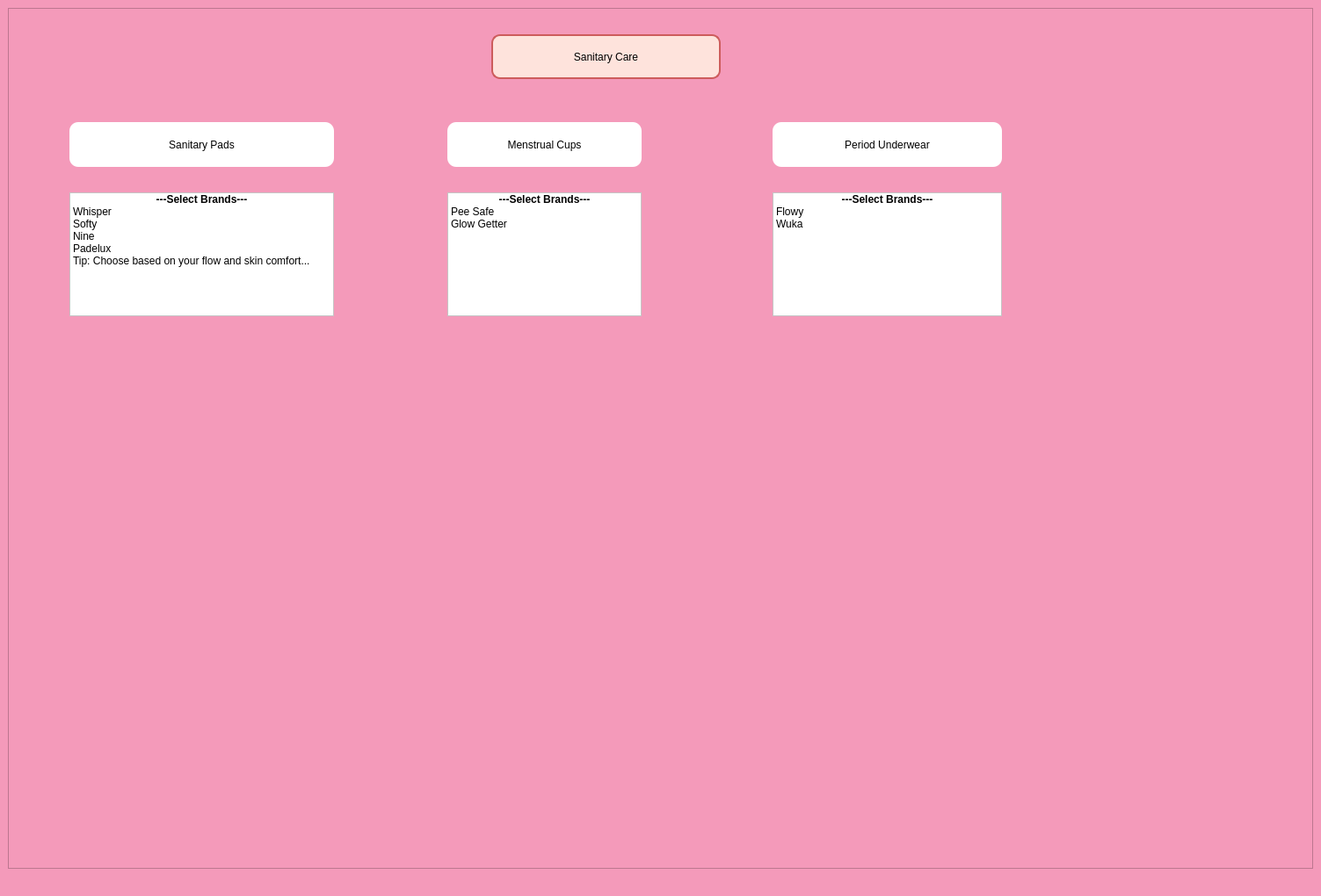
<?xml version="1.0" encoding="UTF-8"?>
<ui version="4.0">
 <class>SanitaryCare</class>
 <widget class="QMainWindow" name="SanitaryCare">
  <property name="windowModality">
   <enum>Qt::WindowModality::WindowModal</enum>
  </property>
  <property name="geometry">
   <rect>
    <x>0</x>
    <y>0</y>
    <width>1503</width>
    <height>1020</height>
   </rect>
  </property>
  <property name="windowTitle">
   <string>SanitaryCare</string>
  </property>
  <property name="styleSheet">
   <string notr="true">background-color: rgb(244, 154, 186);</string>
  </property>
  <widget class="QWidget" name="centralwidget">
   <layout class="QGridLayout" name="gridLayout">
    <item row="0" column="0">
     <widget class="QFrame" name="frame">
      <property name="styleSheet">
       <string notr="true">background-color: rgb(244, 154, 186);</string>
      </property>
      <property name="frameShape">
       <enum>QFrame::Shape::StyledPanel</enum>
      </property>
      <property name="frameShadow">
       <enum>QFrame::Shadow::Raised</enum>
      </property>
      <widget class="QLabel" name="SanitaryCare_title">
       <property name="geometry">
        <rect>
         <x>550</x>
         <y>30</y>
         <width>261</width>
         <height>51</height>
        </rect>
       </property>
       <property name="styleSheet">
        <string notr="true">QLabel{
	background-color: rgb(254, 227, 220);
	font: 18pt &quot;Source Code Pro&quot;;
	border: 2px solid indianred;
    border-radius: 10px;
    padding: 8px 10px;
}
  </string>
       </property>
       <property name="text">
        <string>Sanitary Care</string>
       </property>
       <property name="alignment">
        <set>Qt::AlignmentFlag::AlignCenter</set>
       </property>
      </widget>
      <widget class="QLabel" name="SanitaryPads">
       <property name="geometry">
        <rect>
         <x>70</x>
         <y>130</y>
         <width>301</width>
         <height>51</height>
        </rect>
       </property>
       <property name="styleSheet">
        <string notr="true">QLabel{
	background-color: rgb(255, 255, 255);
	font: 700 12pt &quot;Source Code Pro&quot;;
	border: 2px ;
    border-radius: 10px;
    padding: 4px 5px;
}
</string>
       </property>
       <property name="text">
        <string>Sanitary Pads</string>
       </property>
       <property name="alignment">
        <set>Qt::AlignmentFlag::AlignCenter</set>
       </property>
      </widget>
      <widget class="QLabel" name="MenstrualCups">
       <property name="geometry">
        <rect>
         <x>500</x>
         <y>130</y>
         <width>221</width>
         <height>51</height>
        </rect>
       </property>
       <property name="styleSheet">
        <string notr="true">QLabel{
	background-color: rgb(255, 255, 255);
	font: 700 12pt &quot;Source Code Pro&quot;;
	border: 2px ;
    border-radius: 10px;
    padding: 4px 5px;
}</string>
       </property>
       <property name="text">
        <string>Menstrual Cups</string>
       </property>
       <property name="alignment">
        <set>Qt::AlignmentFlag::AlignCenter</set>
       </property>
      </widget>
      <widget class="QLabel" name="PeriodUnderwear">
       <property name="geometry">
        <rect>
         <x>870</x>
         <y>130</y>
         <width>261</width>
         <height>51</height>
        </rect>
       </property>
       <property name="styleSheet">
        <string notr="true">QLabel{
	background-color: rgb(255, 255, 255);
	font: 700 12pt &quot;Source Code Pro&quot;;
	border: 2px ;
    border-radius: 10px;
    padding: 4px 5px;
}</string>
       </property>
       <property name="text">
        <string>Period Underwear</string>
       </property>
       <property name="alignment">
        <set>Qt::AlignmentFlag::AlignCenter</set>
       </property>
      </widget>
      <widget class="QStackedWidget" name="stackedWidget">
       <property name="geometry">
        <rect>
         <x>70</x>
         <y>370</y>
         <width>331</width>
         <height>341</height>
        </rect>
       </property>
       <property name="styleSheet">
        <string notr="true">background-color: rgb(255, 255, 255);</string>
       </property>
       <property name="currentIndex">
        <number>0</number>
       </property>
       <widget class="QWidget" name="Blank_1">
        <property name="styleSheet">
         <string notr="true">background-color: rgb(244, 154, 186);</string>
        </property>
       </widget>
       <widget class="QWidget" name="widget_1">
        <widget class="QLabel" name="Whisper_title">
         <property name="geometry">
          <rect>
           <x>0</x>
           <y>0</y>
           <width>331</width>
           <height>21</height>
          </rect>
         </property>
         <property name="styleSheet">
          <string notr="true">background-color: white;
border: 1px solid black;
padding: 2px;
</string>
         </property>
         <property name="text">
          <string>Whisper</string>
         </property>
         <property name="alignment">
          <set>Qt::AlignmentFlag::AlignCenter</set>
         </property>
        </widget>
        <widget class="QPlainTextEdit" name="W_text">
         <property name="geometry">
          <rect>
           <x>0</x>
           <y>20</y>
           <width>331</width>
           <height>121</height>
          </rect>
         </property>
         <property name="readOnly">
          <bool>true</bool>
         </property>
         <property name="plainText">
          <string>Whisper is one of the most widely recognized sanitary pad brands in Nepal. It offers various options like Ultra Clean, Bindazzz Nights, and Maxi Fit.

Price Range: NPR 50 to NPR 180+ depending on variant and pack size.

Availability: Easily available in supermarkets like Bhat-Bhateni, local pharmacy.</string>
         </property>
         <property name="centerOnScroll">
          <bool>false</bool>
         </property>
        </widget>
        <widget class="QLabel" name="img_whisper">
         <property name="geometry">
          <rect>
           <x>0</x>
           <y>140</y>
           <width>331</width>
           <height>201</height>
          </rect>
         </property>
         <property name="styleSheet">
          <string notr="true">background-color: white;
border: 1px solid black;
padding: 2px;
</string>
         </property>
         <property name="text">
          <string/>
         </property>
         <property name="pixmap">
          <pixmap resource="sanitary.qrc">:/sanitary_image/Whisper.png</pixmap>
         </property>
         <property name="scaledContents">
          <bool>true</bool>
         </property>
        </widget>
       </widget>
       <widget class="QWidget" name="widget_2">
        <widget class="QLabel" name="Softy_title">
         <property name="geometry">
          <rect>
           <x>0</x>
           <y>0</y>
           <width>331</width>
           <height>21</height>
          </rect>
         </property>
         <property name="styleSheet">
          <string notr="true">background-color: white;
border: 1px solid black;
padding: 2px;
</string>
         </property>
         <property name="text">
          <string>Softy</string>
         </property>
         <property name="alignment">
          <set>Qt::AlignmentFlag::AlignCenter</set>
         </property>
        </widget>
        <widget class="QLabel" name="img_Softy">
         <property name="geometry">
          <rect>
           <x>0</x>
           <y>130</y>
           <width>331</width>
           <height>211</height>
          </rect>
         </property>
         <property name="styleSheet">
          <string notr="true">background-color: white;
border: 1px solid black;
padding: 2px;

</string>
         </property>
         <property name="text">
          <string/>
         </property>
         <property name="pixmap">
          <pixmap resource="sanitary.qrc">:/sanitary_image/Softy.png</pixmap>
         </property>
         <property name="scaledContents">
          <bool>true</bool>
         </property>
        </widget>
        <widget class="QPlainTextEdit" name="plainTextEdit_5">
         <property name="geometry">
          <rect>
           <x>0</x>
           <y>20</y>
           <width>331</width>
           <height>121</height>
          </rect>
         </property>
         <property name="readOnly">
          <bool>true</bool>
         </property>
         <property name="plainText">
          <string>Softy is a budget-friendly sanitary pad brand locally manufactured in Nepal. It’s known for its affordability and decent absorbency for daily use.

Price Range: NPR 60 to NPR 100+ depending on pack size.

Availability: Commonly found in local medical stores, supermarkets.</string>
         </property>
        </widget>
       </widget>
       <widget class="QWidget" name="widget_3">
        <widget class="QLabel" name="Nine">
         <property name="geometry">
          <rect>
           <x>0</x>
           <y>0</y>
           <width>331</width>
           <height>21</height>
          </rect>
         </property>
         <property name="styleSheet">
          <string notr="true">background-color: white;
border: 1px solid black;
padding: 2px;
</string>
         </property>
         <property name="text">
          <string>Nine</string>
         </property>
         <property name="alignment">
          <set>Qt::AlignmentFlag::AlignCenter</set>
         </property>
        </widget>
        <widget class="QPlainTextEdit" name="plainTextEdit_6">
         <property name="geometry">
          <rect>
           <x>0</x>
           <y>20</y>
           <width>331</width>
           <height>121</height>
          </rect>
         </property>
         <property name="readOnly">
          <bool>true</bool>
         </property>
         <property name="plainText">
          <string>Nine is a premium organic sanitary pad brand focused on eco-friendliness and comfort. Made with biodegradable materials, it's gentle on sensitive skin sustainable choice for your period. It provides free biodegradable bags.

Price Range: NPR 100 to NPR 300 depending on the variety and packs.

Availability: They are available in supermarkets.</string>
         </property>
        </widget>
        <widget class="QLabel" name="img_nine">
         <property name="geometry">
          <rect>
           <x>0</x>
           <y>140</y>
           <width>331</width>
           <height>201</height>
          </rect>
         </property>
         <property name="styleSheet">
          <string notr="true">background-color: white;
border: 1px solid black;
padding: 2px;

</string>
         </property>
         <property name="text">
          <string/>
         </property>
         <property name="pixmap">
          <pixmap resource="sanitary.qrc">:/sanitary_image/Nine.png</pixmap>
         </property>
         <property name="scaledContents">
          <bool>true</bool>
         </property>
        </widget>
       </widget>
       <widget class="QWidget" name="widget_4">
        <widget class="QLabel" name="Padelux">
         <property name="geometry">
          <rect>
           <x>0</x>
           <y>0</y>
           <width>331</width>
           <height>21</height>
          </rect>
         </property>
         <property name="styleSheet">
          <string notr="true">background-color: white;
border: 1px solid black;
padding: 2px;
</string>
         </property>
         <property name="text">
          <string>Padelux</string>
         </property>
         <property name="alignment">
          <set>Qt::AlignmentFlag::AlignCenter</set>
         </property>
        </widget>
        <widget class="QLabel" name="img_padelux">
         <property name="geometry">
          <rect>
           <x>0</x>
           <y>140</y>
           <width>331</width>
           <height>201</height>
          </rect>
         </property>
         <property name="styleSheet">
          <string notr="true">background-color: white;
border: 1px solid black;
padding: 2px;
</string>
         </property>
         <property name="text">
          <string/>
         </property>
         <property name="pixmap">
          <pixmap resource="sanitary.qrc">:/sanitary_image/paddelux.png</pixmap>
         </property>
         <property name="scaledContents">
          <bool>true</bool>
         </property>
        </widget>
        <widget class="QPlainTextEdit" name="plainTextEdit_padelux">
         <property name="geometry">
          <rect>
           <x>0</x>
           <y>20</y>
           <width>331</width>
           <height>121</height>
          </rect>
         </property>
         <property name="readOnly">
          <bool>true</bool>
         </property>
         <property name="plainText">
          <string>Padelux is a relatively newer brand in the Nepali market, offering pads with wings and comfortable cotton feel.

Price Range: NPR 40 to NPR 150+ depending on type and packs.

Availability: Found in local shops, supermarkets. </string>
         </property>
        </widget>
        <zorder>Padelux</zorder>
        <zorder>plainTextEdit_padelux</zorder>
        <zorder>img_padelux</zorder>
       </widget>
      </widget>
      <widget class="QListWidget" name="listWidget_Pads">
       <property name="geometry">
        <rect>
         <x>70</x>
         <y>210</y>
         <width>301</width>
         <height>141</height>
        </rect>
       </property>
       <property name="styleSheet">
        <string notr="true">background-color: rgb(255, 255, 255);</string>
       </property>
       <item>
        <property name="text">
         <string>---Select Brands---</string>
        </property>
        <property name="font">
         <font>
          <bold>true</bold>
         </font>
        </property>
        <property name="textAlignment">
         <set>AlignCenter</set>
        </property>
       </item>
       <item>
        <property name="text">
         <string>Whisper</string>
        </property>
        <property name="icon">
         <iconset theme="QIcon::ThemeIcon::MediaRecord"/>
        </property>
       </item>
       <item>
        <property name="text">
         <string>Softy</string>
        </property>
        <property name="icon">
         <iconset theme="QIcon::ThemeIcon::MediaRecord"/>
        </property>
       </item>
       <item>
        <property name="text">
         <string>Nine</string>
        </property>
        <property name="icon">
         <iconset theme="QIcon::ThemeIcon::MediaRecord"/>
        </property>
       </item>
       <item>
        <property name="text">
         <string>Padelux</string>
        </property>
        <property name="icon">
         <iconset theme="QIcon::ThemeIcon::MediaRecord"/>
        </property>
       </item>
       <item>
        <property name="text">
         <string>Tip: Choose based on your flow and skin comfort...
</string>
        </property>
       </item>
      </widget>
      <widget class="QListWidget" name="listWidget_MenstrualCup">
       <property name="geometry">
        <rect>
         <x>500</x>
         <y>210</y>
         <width>221</width>
         <height>141</height>
        </rect>
       </property>
       <property name="styleSheet">
        <string notr="true">background-color: rgb(255, 255, 255);</string>
       </property>
       <item>
        <property name="text">
         <string>---Select Brands---</string>
        </property>
        <property name="font">
         <font>
          <bold>true</bold>
         </font>
        </property>
        <property name="textAlignment">
         <set>AlignCenter</set>
        </property>
       </item>
       <item>
        <property name="text">
         <string>Pee Safe</string>
        </property>
        <property name="icon">
         <iconset theme="QIcon::ThemeIcon::MediaRecord"/>
        </property>
       </item>
       <item>
        <property name="text">
         <string>Glow Getter</string>
        </property>
        <property name="icon">
         <iconset theme="QIcon::ThemeIcon::MediaRecord"/>
        </property>
       </item>
      </widget>
      <widget class="QStackedWidget" name="stackedWidget_2">
       <property name="geometry">
        <rect>
         <x>500</x>
         <y>370</y>
         <width>221</width>
         <height>211</height>
        </rect>
       </property>
       <property name="styleSheet">
        <string notr="true">background-color: rgb(255, 255, 255);</string>
       </property>
       <property name="currentIndex">
        <number>0</number>
       </property>
       <widget class="QWidget" name="Blank_2">
        <property name="styleSheet">
         <string notr="true">background-color: rgb(244, 154, 186);</string>
        </property>
       </widget>
       <widget class="QWidget" name="PeeSafe">
        <widget class="QLabel" name="PeeSafe_title">
         <property name="geometry">
          <rect>
           <x>0</x>
           <y>0</y>
           <width>221</width>
           <height>16</height>
          </rect>
         </property>
         <property name="text">
          <string>PeeSafe Nepal</string>
         </property>
         <property name="alignment">
          <set>Qt::AlignmentFlag::AlignCenter</set>
         </property>
        </widget>
        <widget class="QPlainTextEdit" name="plainTextEdit_4">
         <property name="geometry">
          <rect>
           <x>0</x>
           <y>20</y>
           <width>221</width>
           <height>191</height>
          </rect>
         </property>
         <property name="readOnly">
          <bool>true</bool>
         </property>
         <property name="plainText">
          <string>Pee Safe offers a wide range of  menstrual hygiene products including menstrual cups, pads, tampons, and cramp relief roll-ons. They focus on safe, toxin-free products for intimate  care.  </string>
         </property>
        </widget>
        <widget class="QLabel" name="label_igPeeSafe">
         <property name="geometry">
          <rect>
           <x>10</x>
           <y>130</y>
           <width>201</width>
           <height>16</height>
          </rect>
         </property>
         <property name="text">
          <string>&lt;a href = &quot;https://www.instagram.com/peesafenepal/&quot;&gt;Instagram: 
PeeSafe Nepal&lt;/a&gt;</string>
         </property>
         <property name="textFormat">
          <enum>Qt::TextFormat::RichText</enum>
         </property>
         <property name="openExternalLinks">
          <bool>true</bool>
         </property>
        </widget>
        <widget class="QLabel" name="label_dPeeSafe">
         <property name="geometry">
          <rect>
           <x>10</x>
           <y>160</y>
           <width>201</width>
           <height>16</height>
          </rect>
         </property>
         <property name="text">
          <string>&lt;a href = &quot;https://www.daraz.com.np/products/pee-safe-reusable-menstrual-cup-with-medical-grade-silicone-for-women-small-i103354680-s1024081798.html?spm=a2a0e.8553159.0.0.3aab8d47t4Aolm&amp;search=store&quot;&gt;Daraz: PeeSafe Nepal&lt;/a&gt;</string>
         </property>
         <property name="textFormat">
          <enum>Qt::TextFormat::RichText</enum>
         </property>
         <property name="openExternalLinks">
          <bool>true</bool>
         </property>
        </widget>
       </widget>
       <widget class="QWidget" name="GlowGetter">
        <widget class="QLabel" name="Glowgetter">
         <property name="geometry">
          <rect>
           <x>0</x>
           <y>0</y>
           <width>221</width>
           <height>21</height>
          </rect>
         </property>
         <property name="text">
          <string>Glow Getter</string>
         </property>
         <property name="alignment">
          <set>Qt::AlignmentFlag::AlignCenter</set>
         </property>
        </widget>
        <widget class="QPlainTextEdit" name="plainTextEdit_3">
         <property name="geometry">
          <rect>
           <x>0</x>
           <y>20</y>
           <width>221</width>
           <height>191</height>
          </rect>
         </property>
         <property name="readOnly">
          <bool>true</bool>
         </property>
         <property name="plainText">
          <string>Glow Getter promotes period positivity through their menstrual cups and wellness prodcuts. It is focused on self-care, eco-consciousness, and women's empowerment. It offers begineer-friendly menstrual cups in various different sizes.</string>
         </property>
        </widget>
        <widget class="QLabel" name="label_iGLow">
         <property name="geometry">
          <rect>
           <x>10</x>
           <y>150</y>
           <width>191</width>
           <height>20</height>
          </rect>
         </property>
         <property name="text">
          <string>&lt;a href=&quot;https://www.instagram.com/glow_getter_flow_cup/&quot;&gt;Instagram: Glow Getter&lt;/a&gt;
</string>
         </property>
         <property name="textFormat">
          <enum>Qt::TextFormat::RichText</enum>
         </property>
         <property name="openExternalLinks">
          <bool>true</bool>
         </property>
        </widget>
       </widget>
      </widget>
      <widget class="QStackedWidget" name="stackedWidget_3">
       <property name="geometry">
        <rect>
         <x>870</x>
         <y>370</y>
         <width>261</width>
         <height>211</height>
        </rect>
       </property>
       <property name="styleSheet">
        <string notr="true">background-color: rgb(255, 255, 255);</string>
       </property>
       <property name="currentIndex">
        <number>0</number>
       </property>
       <widget class="QWidget" name="Blank_3">
        <property name="styleSheet">
         <string notr="true">background-color: rgb(244, 154, 186);</string>
        </property>
       </widget>
       <widget class="QWidget" name="Flowy">
        <widget class="QLabel" name="flowy">
         <property name="geometry">
          <rect>
           <x>0</x>
           <y>0</y>
           <width>261</width>
           <height>21</height>
          </rect>
         </property>
         <property name="text">
          <string>Flowy</string>
         </property>
         <property name="alignment">
          <set>Qt::AlignmentFlag::AlignCenter</set>
         </property>
        </widget>
        <widget class="QPlainTextEdit" name="plainTextEdit">
         <property name="geometry">
          <rect>
           <x>0</x>
           <y>20</y>
           <width>261</width>
           <height>191</height>
          </rect>
         </property>
         <property name="readOnly">
          <bool>true</bool>
         </property>
         <property name="plainText">
          <string>Flowy is a Nepali brand that offers eco-friendly, reusable period underwear. Designed for comfort, leak-proof protection, and breathability. Perfect for those seeking a sustainable, waste-free period solution.</string>
         </property>
        </widget>
        <widget class="QLabel" name="igflow">
         <property name="geometry">
          <rect>
           <x>10</x>
           <y>120</y>
           <width>241</width>
           <height>20</height>
          </rect>
         </property>
         <property name="text">
          <string>&lt;a href =&quot;https://www.instagram.com/flowy.np/&quot;&gt;Instagram: Flowy&lt;/a&gt;</string>
         </property>
         <property name="textFormat">
          <enum>Qt::TextFormat::RichText</enum>
         </property>
         <property name="openExternalLinks">
          <bool>true</bool>
         </property>
        </widget>
        <widget class="QLabel" name="daraz">
         <property name="geometry">
          <rect>
           <x>10</x>
           <y>150</y>
           <width>241</width>
           <height>20</height>
          </rect>
         </property>
         <property name="text">
          <string>&lt;html&gt;&lt;head/&gt;&lt;body&gt;&lt;p&gt;&lt;a href=&quot;https://www.daraz.com.np/shop/flowy-venture-pvt-ltd&quot;&gt;&lt;span style=&quot; text-decoration: underline; color:#0e4357;&quot;&gt;Daraz: Flowy&lt;/span&gt;&lt;/a&gt;&lt;/p&gt;&lt;/body&gt;&lt;/html&gt;</string>
         </property>
         <property name="textFormat">
          <enum>Qt::TextFormat::RichText</enum>
         </property>
         <property name="openExternalLinks">
          <bool>true</bool>
         </property>
        </widget>
       </widget>
       <widget class="QWidget" name="Wuka">
        <widget class="QLabel" name="wuka">
         <property name="geometry">
          <rect>
           <x>0</x>
           <y>0</y>
           <width>261</width>
           <height>21</height>
          </rect>
         </property>
         <property name="text">
          <string>Wuka</string>
         </property>
         <property name="alignment">
          <set>Qt::AlignmentFlag::AlignCenter</set>
         </property>
        </widget>
        <widget class="QPlainTextEdit" name="plainTextEdit_2">
         <property name="geometry">
          <rect>
           <x>0</x>
           <y>20</y>
           <width>261</width>
           <height>191</height>
          </rect>
         </property>
         <property name="styleSheet">
          <string notr="true"/>
         </property>
         <property name="readOnly">
          <bool>true</bool>
         </property>
         <property name="plainText">
          <string>WUKA Nepal offers eco-friendly and reusable menstrual products, mainly period underwear, within the Nepali market.
WUKA period panties are washable, long-lasting. They are available online via its Instagram page and Daraz.
</string>
         </property>
        </widget>
        <widget class="QLabel" name="darazwuka">
         <property name="geometry">
          <rect>
           <x>10</x>
           <y>160</y>
           <width>241</width>
           <height>20</height>
          </rect>
         </property>
         <property name="text">
          <string>&lt;a href=&quot;https://www.daraz.com.np/shop/wuka/&quot;&gt;Daraz: WukaNepal&lt;/a&gt;</string>
         </property>
        </widget>
        <widget class="QLabel" name="igwuka">
         <property name="geometry">
          <rect>
           <x>10</x>
           <y>130</y>
           <width>241</width>
           <height>20</height>
          </rect>
         </property>
         <property name="styleSheet">
          <string notr="true"/>
         </property>
         <property name="text">
          <string>&lt;a href= &quot;https://www.instagram.com/wukanepal/&quot;&gt;Instagram: WukaNepal&lt;/a&gt;</string>
         </property>
        </widget>
       </widget>
      </widget>
      <widget class="QListWidget" name="listWidget_PeriodUnderwear">
       <property name="geometry">
        <rect>
         <x>870</x>
         <y>210</y>
         <width>261</width>
         <height>141</height>
        </rect>
       </property>
       <property name="styleSheet">
        <string notr="true">background-color: rgb(255, 255, 255);</string>
       </property>
       <item>
        <property name="text">
         <string>---Select Brands---</string>
        </property>
        <property name="font">
         <font>
          <bold>true</bold>
         </font>
        </property>
        <property name="textAlignment">
         <set>AlignCenter</set>
        </property>
       </item>
       <item>
        <property name="text">
         <string>Flowy</string>
        </property>
        <property name="icon">
         <iconset theme="QIcon::ThemeIcon::MediaRecord"/>
        </property>
       </item>
       <item>
        <property name="text">
         <string>Wuka</string>
        </property>
        <property name="icon">
         <iconset theme="QIcon::ThemeIcon::MediaRecord"/>
        </property>
       </item>
      </widget>
     </widget>
    </item>
   </layout>
  </widget>
  <widget class="QMenuBar" name="menubar">
   <property name="geometry">
    <rect>
     <x>0</x>
     <y>0</y>
     <width>1503</width>
     <height>22</height>
    </rect>
   </property>
  </widget>
  <widget class="QStatusBar" name="statusbar"/>
 </widget>
 <resources>
  <include location="sanitary.qrc"/>
 </resources>
 <connections>
  <connection>
   <sender>listWidget_Pads</sender>
   <signal>currentRowChanged(int)</signal>
   <receiver>stackedWidget</receiver>
   <slot>setCurrentIndex(int)</slot>
   <hints>
    <hint type="sourcelabel">
     <x>178</x>
     <y>378</y>
    </hint>
    <hint type="destinationlabel">
     <x>177</x>
     <y>402</y>
    </hint>
   </hints>
  </connection>
  <connection>
   <sender>listWidget_PeriodUnderwear</sender>
   <signal>currentRowChanged(int)</signal>
   <receiver>stackedWidget_3</receiver>
   <slot>setCurrentIndex(int)</slot>
   <hints>
    <hint type="sourcelabel">
     <x>815</x>
     <y>289</y>
    </hint>
    <hint type="destinationlabel">
     <x>779</x>
     <y>435</y>
    </hint>
   </hints>
  </connection>
  <connection>
   <sender>listWidget_MenstrualCup</sender>
   <signal>currentRowChanged(int)</signal>
   <receiver>stackedWidget_2</receiver>
   <slot>setCurrentIndex(int)</slot>
   <hints>
    <hint type="sourcelabel">
     <x>474</x>
     <y>285</y>
    </hint>
    <hint type="destinationlabel">
     <x>483</x>
     <y>430</y>
    </hint>
   </hints>
  </connection>
 </connections>
</ui>
